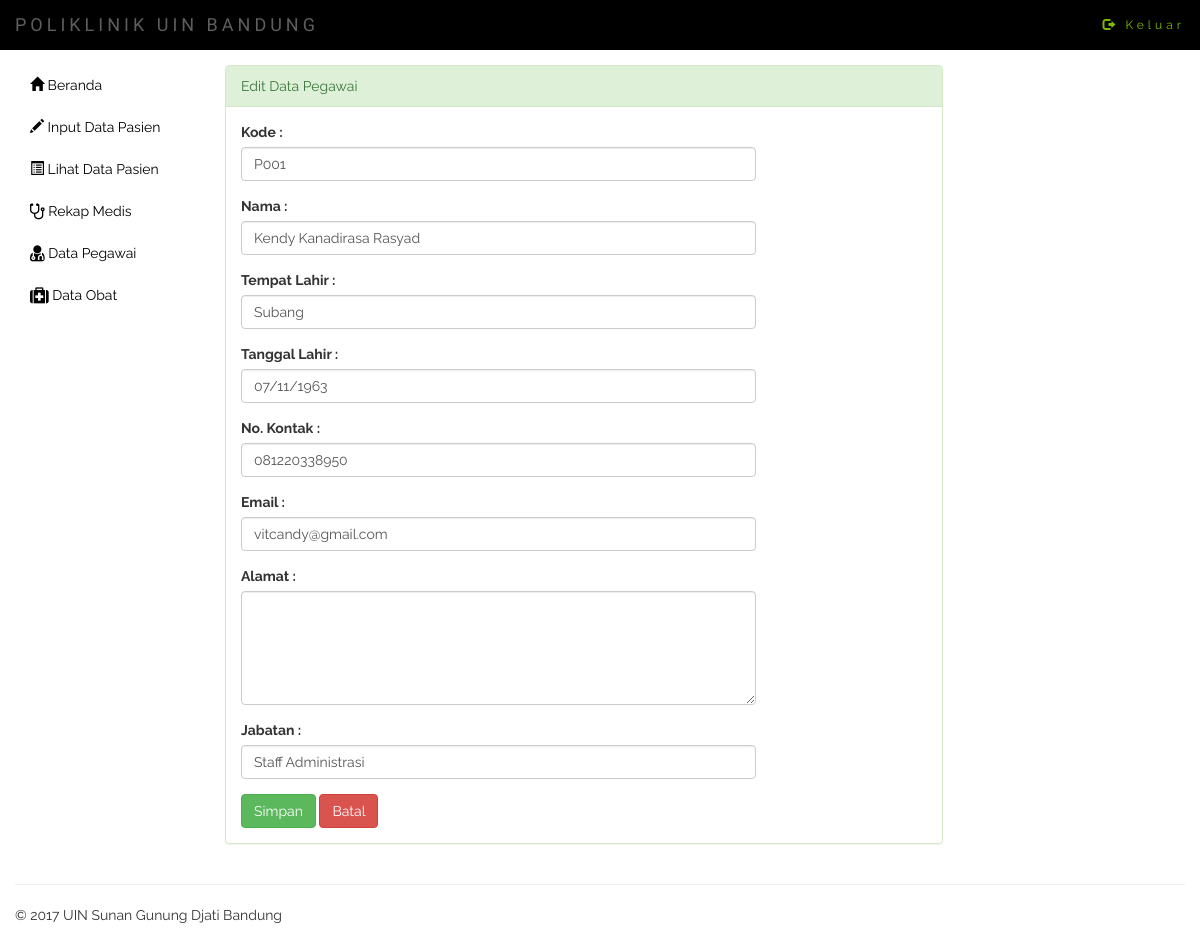
Page /edit_datapeg.php?kode=P001 on the committed database.
### tables this page shows
CREATE TABLE `pegawai` (
  `id` int(11) NOT NULL,
  `kode` varchar(20) NOT NULL DEFAULT '0',
  `nama` varchar(50) NOT NULL DEFAULT '0',
  `tmp_lahir` varchar(20) NOT NULL DEFAULT '0',
  `tgl_lahir` varchar(20) NOT NULL DEFAULT '0',
  `alamat` text NOT NULL,
  `no_hp` char(20) NOT NULL DEFAULT '0',
  `email` varchar(20) NOT NULL DEFAULT '0',
  `jabatan` varchar(20) NOT NULL DEFAULT '0'
);

### edit_datapeg.php (the view, shortened to what this page needs)
<!DOCTYPE html>
<html lang="en">
  <head>
    <link rel="stylesheet" href="https://cdnjs.cloudflare.com/ajax/libs/font-awesome/4.7.0/css/font-awesome.min.css">
    <link href="assets/css/bootstrap.min.css" rel="stylesheet">
    <link rel="stylesheet" href="assets/css/styleadmin.css">
    <link href="assets/css/jquery-ui.min.css" rel="stylesheet">
  </head>
  <body id="myPage" data-spy="scroll" data-target=".navbar" data-offset="60">
     <nav class="navbar navbar-default navbar-static-top">
        <div class="container-fluid">
            <div class="navbar-header">
                <a class="navbar-brand" href="#">
                    POLIKLINIK UIN BANDUNG
                </a>
            </div>
            <div class="collapse navbar-collapse" id="bs-example-navbar-collapse-1">
                <ul class="nav navbar-nav navbar-right">
                    <li><a href="logout.php" target=""><span class="glyphicon glyphicon-log-out"></span> Keluar</a></li>
                </ul>
                </div>
            </div>
        </nav>
        <div class="container-fluid main-container">
            <div class="col-md-2 sidebar">
                <ul class="nav nav-pills nav-stacked">
                    <li><a href="admin.php"><span class="glyphicon glyphicon-home"></span> Beranda</a></li>
                    <li><a href="input_data.php"><span class="glyphicon glyphicon-pencil"></span> Input Data Pasien</a></li>
                    <li><a href="lihat_data.php"><span class="glyphicon glyphicon-list-alt"></span> Lihat Data Pasien</a></li>
                    <li><a href="data_rekap.php"><i class="fa fa-stethoscope fa-lg"></i> Rekap Medis</a></li>
                    <li><a href="kelolapegawai.php"><i class="fa fa-user-md fa-lg"></i> Data Pegawai</a></li>
                    <li><a href="data_obat.php"><i class="fa fa-medkit fa-lg"></i> Data Obat</a></li>
                </ul>
            </div>
            <div class="col-md-10 content">
                <div class="panel panel-success" style="width: 76%;">
                  <div class="panel-heading">
                    Edit Data Pegawai
                  </div>
                  <div class="panel-body">
                            <?php
                                include "db/koneksi.php";
                                $kode = $_GET['kode'];
                                $q = $pdo->prepare("select * from pegawai where kode = '$kode'");
                                $q->execute();
                                $q->setFetchMode(PDO::FETCH_OBJ);
                                foreach ($q as $k => $v) {
                             ?>
                            <form action="" method="POST">
                                    <div class="form-group">
                                        <label for="kode">Kode : </label>
                                        <input type="text" class="form-control" id="kode" style="width: 75%;" value="<?php echo $v->kode ?>" name="kode">
                                    </div>
                                    <div class="form-group">
                                        <label for="nama">Nama : </label>
                                        <input type="text" class="form-control" id="nama" style="width: 75%;" value="<?php echo $v->nama ?>" name="nama">
                                    </div>
                                    <div class="form-group">
                                        <label for="tmp_lahir">Tempat Lahir : </label>
                                        <input type="text" class="form-control" id="tmp_lahir" style="width: 75%;" value="<?php echo $v->tmp_lahir ?>" name="tmp_lahir">
                                    </div>
                                    <div class="form-group">
                                        <label for="tgl_lahir">Tanggal Lahir : </label>
                                        <input type="text" class="form-control" id="datepicker1" style="width: 75%;" value="<?php echo $v->tgl_lahir ?>" name="tgl_lahir">
                                    </div>
                                    <div class="form-group">
                                        <label for="no_hp">No. Kontak : </label>
                                        <input type="text" class="form-control" id="datepicker1" style="width: 75%;" value="<?php echo $v->no_hp ?>" name="no_hp">
                                    </div>
                                    <div class="form-group">
                                        <label for="email">Email : </label>
                                        <input type="text" class="form-control" id="datepicker1" style="width: 75%;" value="<?php echo $v->email ?>" name="email">
                                    </div>
                                    <div class="form-group">
                                        <label for="alamat">Alamat :</label>
                                        <textarea class="form-control" id="alamat" name="alamat" rows="5" value="<?php echo $v->alamat ?>" style="width: 75%;"></textarea>
                                    </div>
                                    <div class="form-group">
                                        <label for="jabatan">Jabatan : </label>
                                        <input type="text" class="form-control" id="datepicker1" style="width: 75%;" value="<?php echo $v->jabatan ?>" name="jabatan">
                                    </div>
                                    <button class="btn btn-success" type="submit">Simpan</button>
                                    <button class="btn btn-danger" type="reset">Batal</button>
                                </form>
                                <?php } ?>
                  </div>
                </div>
            </div>
            <footer class="pull-left footer">
                <p class="col-md-12">
                    <hr class="divider">
                    &COPY; 2017 UIN Sunan Gunung Djati Bandung
                </p>
            </footer>
        </div>
  </body>
</html>

### assets/css/styleadmin.css (style rules this page uses)
body { font-family: 'Raleway', sans-serif; }
.navbar { background-color: #000; border: 0; font-size: 12px !important; letter-spacing: 4px; }
.navbar li a { color: #7CBB00 !important; font-family: 'Raleway', sans-serif; }
.navbar .navbar-brand { color: #7CBB00; font-family: 'Francois One', sans-serif; }
.sidebar { padding-left: 0; }
.sidebar li a { color: #000 !important; }
.main-container { background: #FFF; padding-top: 15px; margin-top: -20px; }
.footer { width: 100%; }

### rows in the picture
pegawai: kode "P001", nama "Kendy Kanadirasa Rasyad", tmp_lahir "Subang", tgl_lahir "07/11/1963", no_hp "081220338950", email "vitcandy@gmail.com", jabatan "Staff Administrasi"
